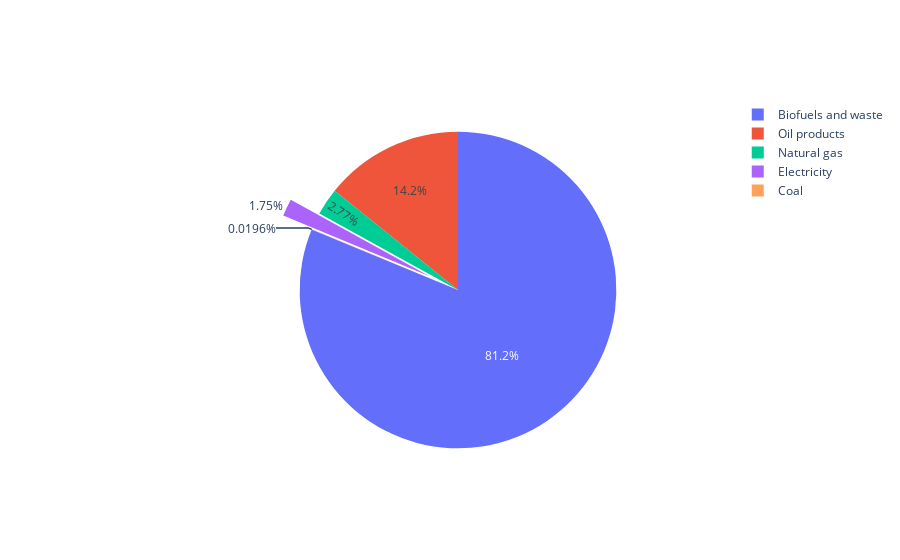

Source (notebook cell):
### Code cell
fig = go.Figure(go.Pie(
    values = tc_sourcem.iloc[-1],
    labels = tc_sourcem.columns,
    pull=[0, 0, 0, 0, 0.2],
    ))

fig.show()

### Figure 1 — Plotly figure (JSON) as saved in the notebook; plotly's stock layout.template omitted (floating-point values rounded to 4 significant figures)
{"data": [{"labels": ["Coal", "Oil products", "Natural gas", "Biofuels and waste", "Electricity"], "pull": [0, 0, 0, 0, 0.2], "type": "pie", "values": [311100.0, 225500000.0, 43910000.0, 1289000000.0, 27770000.0]}], "layout": {}}
